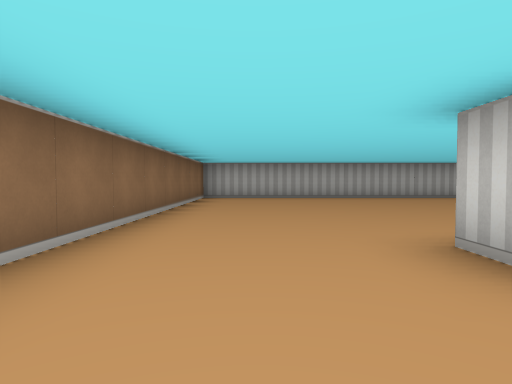
view 1 (above)

18 first-person views from a walk through a cub3D ray-caster map. The camera is about half as high as the walls, tilts 2° down and sees 75° across. The floor is counted in squares. Each view is taken from the middle of a square. On the plan, view 1 faces up. The plan holds only what a view shows up to about 9 squares ahead; the rest is blank.

view 2
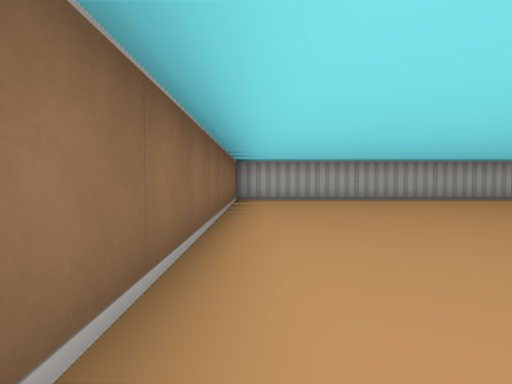

view 3
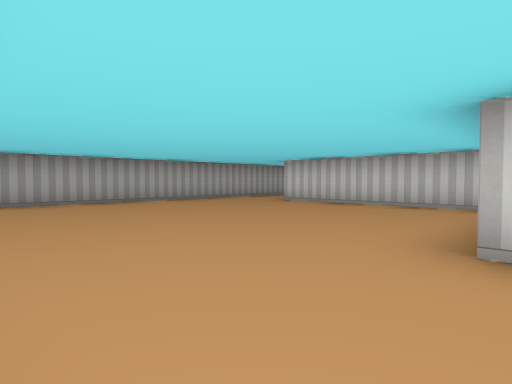

view 4
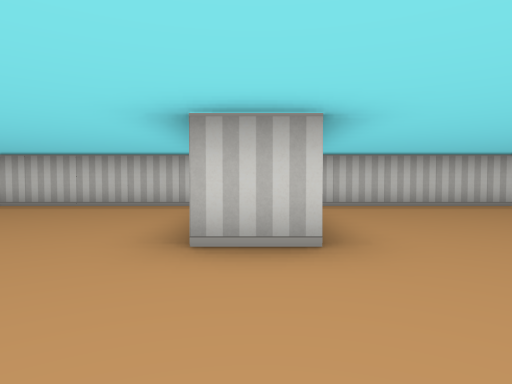

view 5
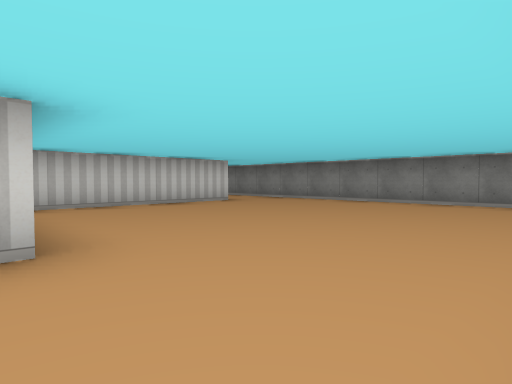

view 6
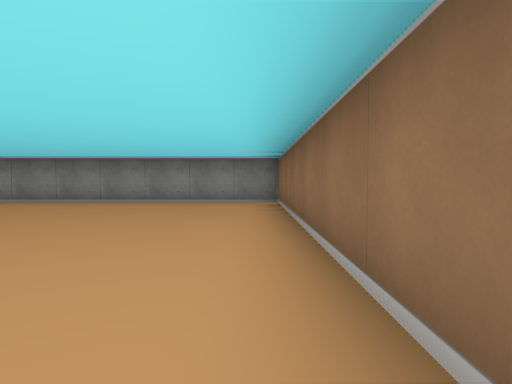

view 7
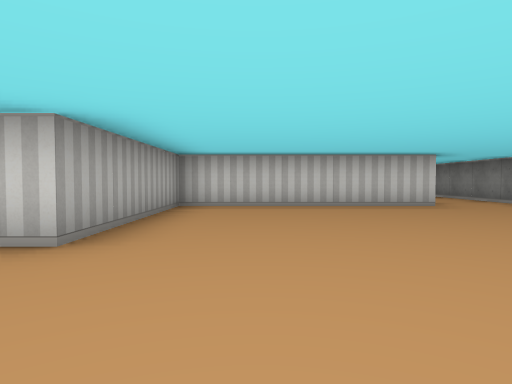

view 8
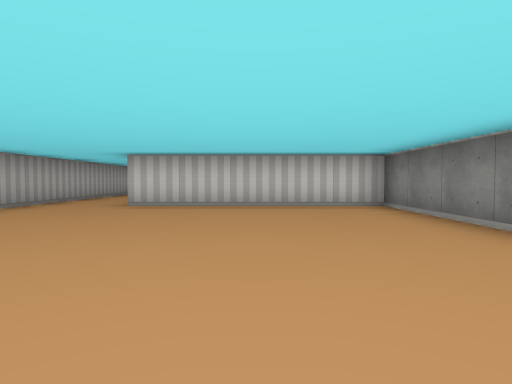

view 9
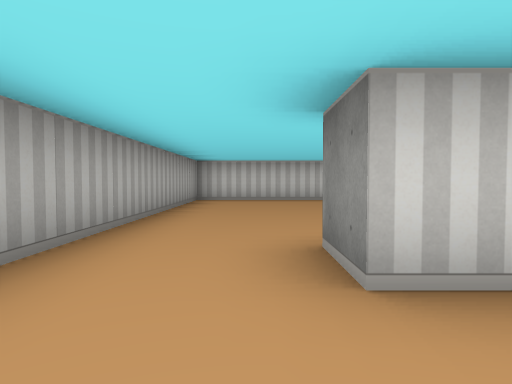

view 10
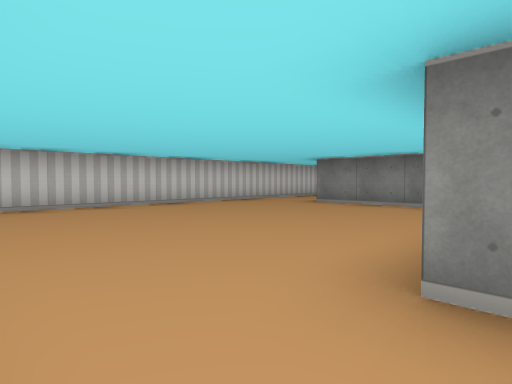

view 11
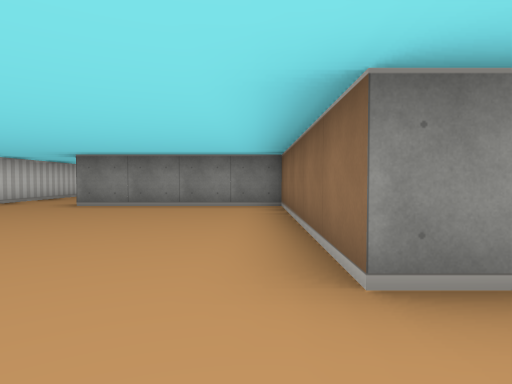

view 12
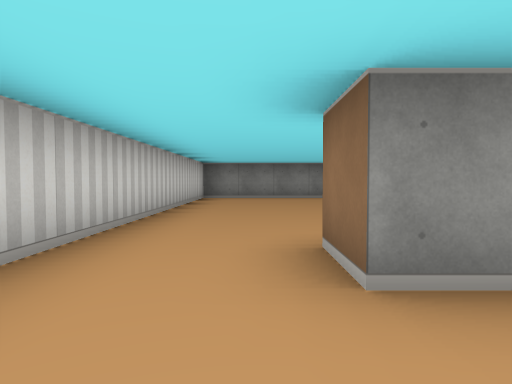

view 13
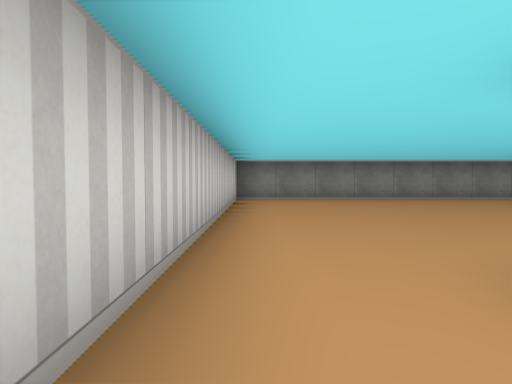

view 14
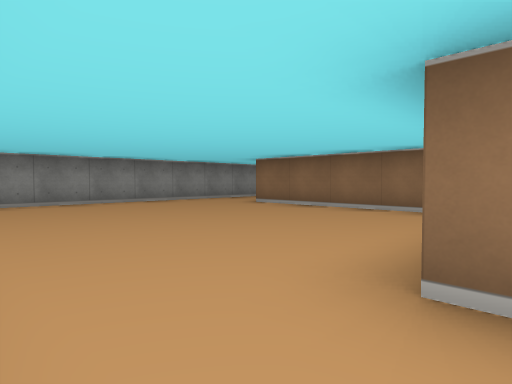

view 15
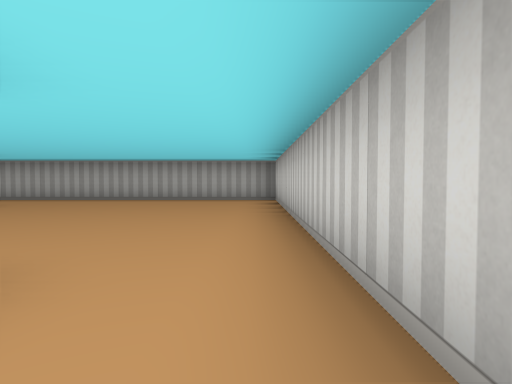

view 16
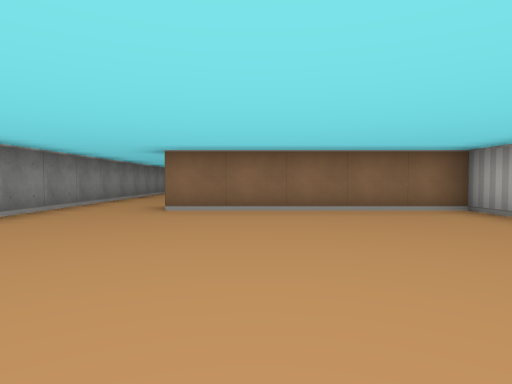

view 17
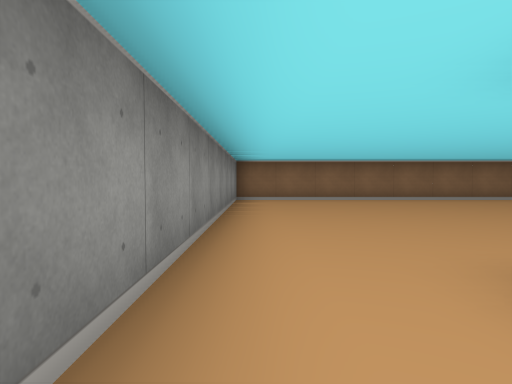

view 18
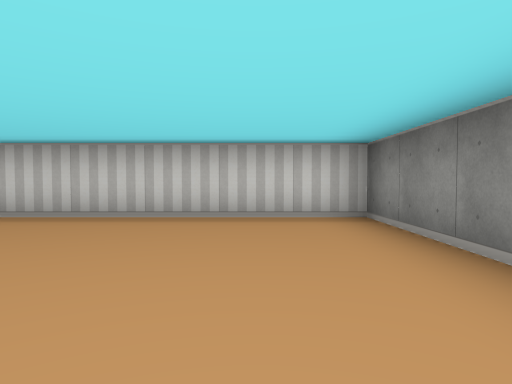

### Floor plan
Ten units are one square. View 1 is at (0, 0); x grows to the right and y downward. Boxes are objects, and circles mark ways between rooms. Rooms are numbered by the first view taken in them; rooms with no view inside come last. Other rooms are left out.
<svg viewBox="-20 -100 150 160">
<path fill="none" stroke="#000" d="M22 -25 55 -25 55 -75 65 -75M55 36 55 -15 15 -15 15 -25M65 -95 -15 -95 -15 55 65 55M65 -75 65 -25 105 -25M125 -25 125 -95 65 -95M75 -15 65 -15 65 35M105 -25 105 -15M65 55 125 55 125 -25"/>
<circle cx="60" cy="-85" r="3" fill="#2a7"/>
<circle cx="60" cy="45" r="3" fill="#2a7"/>
<circle cx="115" cy="-20" r="3" fill="#2a7"/>
<text x="20" y="-30">1</text>
<text x="90" y="-60">2</text>
<text x="100" y="20">3</text>
</svg>
Room 1 opens to room 2. Room 1 opens to room 3. Room 2 opens to room 3.

Where each view was taken, in squares from view 1:
view 1: 0 up, 0 right, facing up
view 2: 1 up, 1 left, facing up
view 3: 2 up, 1 left, facing up-right
view 4: 2 up, 1 left, facing right
view 5: 2 up, 1 left, facing down-right
view 6: 2 up, 1 left, facing down
view 7: 0 up, 1 left, facing right
view 8: 5 up, 1 left, facing right
view 9: 8 up, 4 right, facing right
view 10: 9 up, 6 right, facing down-right
view 11: 9 up, 7 right, facing down
view 12: 4 up, 11 right, facing down
view 13: 3 up, 12 right, facing down
view 14: 2 up, 12 right, facing down-left
view 15: 1 up, 12 right, facing up
view 16: 2 down, 12 right, facing left
view 17: 5 down, 7 right, facing left
view 18: 4 down, 8 right, facing right
